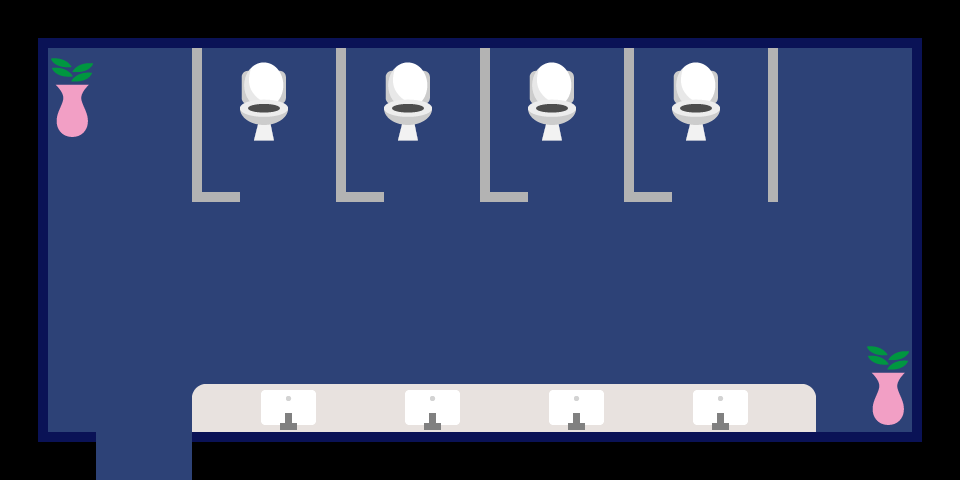

Rendered tile map (Tiled .tmx) drawn with the repository's tilesets; below, a short description and the map source with its tile grids summarised:
An orthogonal 20x10 tile map with 48x48 px tiles, 5 tile layers (floorLayer, cubicleLayer, borderLayer, itemLayer, ...) and 9 objects (office, start, key).

<map version="1.5" tiledversion="1.7.2" orientation="orthogonal" renderorder="right-down" width="20" height="10" tilewidth="48" tileheight="48" infinite="0" nextlayerid="8" nextobjectid="10">
 <editorsettings>
  <export target="toilet.json" format="json" />
 </editorsettings>
 <tileset firstgid="1" name="WMPTiles" tilewidth="48" tileheight="48" tilecount="135" columns="9">
  <image source="WMPTiles.png" width="432" height="720" />
  <tile id="0">
   <properties>
    <property name="item" type="bool" value="false" />
    <property name="wall" type="bool" value="true" />
   </properties>
  </tile>
  <tile id="1">
   <properties>
    <property name="item" type="bool" value="false" />
    <property name="wall" type="bool" value="true" />
   </properties>
  </tile>
  <tile id="2">
   <properties>
    <property name="item" type="bool" value="false" />
    <property name="wall" type="bool" value="true" />
   </properties>
  </tile>
  <tile id="3">
   <properties>
    <property name="item" type="bool" value="false" />
    <property name="wall" type="bool" value="true" />
   </properties>
  </tile>
  <tile id="4">
   <properties>
    <property name="item" type="bool" value="false" />
    <property name="wall" type="bool" value="true" />
   </properties>
  </tile>
  <tile id="5">
   <properties>
    <property name="item" type="bool" value="false" />
    <property name="wall" type="bool" value="true" />
   </properties>
  </tile>
  <tile id="6">
   <properties>
    <property name="item" type="bool" value="false" />
    <property name="wall" type="bool" value="true" />
   </properties>
  </tile>
  <tile id="7">
   <properties>
    <property name="item" type="bool" value="false" />
    <property name="wall" type="bool" value="true" />
   </properties>
  </tile>
  <tile id="8">
   <properties>
    <property name="item" type="bool" value="false" />
    <property name="wall" type="bool" value="true" />
   </properties>
  </tile>
  <tile id="9">
   <properties>
    <property name="item" type="bool" value="false" />
   </properties>
  </tile>
  <tile id="10">
   <properties>
    <property name="item" type="bool" value="false" />
    <property name="wall" type="bool" value="true" />
   </properties>
  </tile>
  <tile id="11">
   <properties>
    <property name="item" type="bool" value="true" />
   </properties>
  </tile>
  <tile id="12">
   <properties>
    <property name="item" type="bool" value="true" />
   </properties>
  </tile>
  <tile id="13">
   <properties>
    <property name="item" type="bool" value="true" />
   </properties>
  </tile>
  <tile id="14">
   <properties>
    <property name="item" type="bool" value="true" />
   </properties>
  </tile>
  <tile id="15">
   <properties>
    <property name="item" type="bool" value="true" />
   </properties>
  </tile>
  <tile id="16">
   <properties>
    <property name="item" type="bool" value="true" />
   </properties>
  </tile>
  <tile id="17">
   <properties>
    <property name="item" type="bool" value="true" />
   </properties>
  </tile>
  <tile id="18">
   <properties>
    <property name="item" type="bool" value="true" />
   </properties>
  </tile>
  <tile id="19">
   <properties>
    <property name="item" type="bool" value="false" />
   </properties>
  </tile>
  <tile id="20">
   <properties>
    <property name="item" type="bool" value="true" />
   </properties>
  </tile>
  <tile id="21">
   <properties>
    <property name="item" type="bool" value="true" />
   </properties>
  </tile>
  <tile id="22">
   <properties>
    <property name="item" type="bool" value="true" />
   </properties>
  </tile>
  <tile id="23">
   <properties>
    <property name="item" type="bool" value="true" />
   </properties>
  </tile>
  <tile id="24">
   <properties>
    <property name="item" type="bool" value="true" />
   </properties>
  </tile>
  <tile id="25">
   <properties>
    <property name="item" type="bool" value="true" />
   </properties>
  </tile>
  <tile id="26">
   <properties>
    <property name="item" type="bool" value="true" />
   </properties>
  </tile>
  <tile id="27">
   <properties>
    <property name="item" type="bool" value="true" />
   </properties>
  </tile>
  <tile id="28">
   <properties>
    <property name="item" type="bool" value="true" />
   </properties>
  </tile>
  <tile id="29">
   <properties>
    <property name="item" type="bool" value="false" />
   </properties>
  </tile>
  <tile id="30">
   <properties>
    <property name="item" type="bool" value="true" />
   </properties>
  </tile>
  <tile id="31">
   <properties>
    <property name="item" type="bool" value="true" />
   </properties>
  </tile>
  <tile id="32">
   <properties>
    <property name="item" type="bool" value="true" />
   </properties>
  </tile>
  <tile id="33">
   <properties>
    <property name="item" type="bool" value="true" />
   </properties>
  </tile>
  <tile id="34">
   <properties>
    <property name="item" type="bool" value="true" />
   </properties>
  </tile>
  <tile id="35">
   <properties>
    <property name="item" type="bool" value="true" />
   </properties>
  </tile>
  <tile id="36">
   <properties>
    <property name="item" type="bool" value="false" />
   </properties>
  </tile>
  <tile id="37">
   <properties>
    <property name="item" type="bool" value="false" />
   </properties>
  </tile>
  <tile id="38">
   <properties>
    <property name="item" type="bool" value="false" />
   </properties>
  </tile>
  <tile id="39">
   <properties>
    <property name="item" type="bool" value="false" />
   </properties>
  </tile>
  <tile id="40">
   <properties>
    <property name="item" type="bool" value="true" />
   </properties>
  </tile>
  <tile id="41">
   <properties>
    <property name="item" type="bool" value="true" />
   </properties>
  </tile>
  <tile id="42">
   <properties>
    <property name="item" type="bool" value="true" />
   </properties>
  </tile>
  <tile id="43">
   <properties>
    <property name="item" type="bool" value="true" />
   </properties>
  </tile>
  <tile id="44">
   <properties>
    <property name="item" type="bool" value="true" />
   </properties>
  </tile>
  <tile id="45">
   <properties>
    <property name="item" type="bool" value="false" />
   </properties>
  </tile>
  <tile id="46">
   <properties>
    <property name="item" type="bool" value="false" />
   </properties>
  </tile>
  <tile id="47">
   <properties>
    <property name="item" type="bool" value="false" />
   </properties>
  </tile>
  <tile id="48">
   <properties>
    <property name="item" type="bool" value="false" />
   </properties>
  </tile>
  <tile id="49">
   <properties>
    <property name="item" type="bool" value="true" />
   </properties>
  </tile>
  <tile id="50">
   <properties>
    <property name="item" type="bool" value="true" />
   </properties>
  </tile>
  <tile id="51">
   <properties>
    <property name="item" type="bool" value="true" />
   </properties>
  </tile>
  <tile id="52">
   <properties>
    <property name="item" type="bool" value="false" />
   </properties>
  </tile>
  <tile id="53">
   <properties>
    <property name="item" type="bool" value="false" />
   </properties>
  </tile>
  <tile id="54">
   <properties>
    <property name="item" type="bool" value="true" />
   </properties>
  </tile>
  <tile id="55">
   <properties>
    <property name="item" type="bool" value="true" />
   </properties>
  </tile>
  <tile id="56">
   <properties>
    <property name="item" type="bool" value="true" />
   </properties>
  </tile>
  <tile id="57">
   <properties>
    <property name="item" type="bool" value="true" />
   </properties>
  </tile>
  <tile id="58">
   <properties>
    <property name="item" type="bool" value="true" />
   </properties>
  </tile>
  <tile id="59">
   <properties>
    <property name="item" type="bool" value="false" />
   </properties>
  </tile>
  <tile id="60">
   <properties>
    <property name="item" type="bool" value="true" />
   </properties>
  </tile>
  <tile id="61">
   <properties>
    <property name="item" type="bool" value="false" />
   </properties>
  </tile>
  <tile id="62">
   <properties>
    <property name="item" type="bool" value="false" />
   </properties>
  </tile>
  <tile id="63">
   <properties>
    <property name="item" type="bool" value="true" />
   </properties>
  </tile>
  <tile id="64">
   <properties>
    <property name="item" type="bool" value="true" />
   </properties>
  </tile>
  <tile id="65">
   <properties>
    <property name="item" type="bool" value="true" />
   </properties>
  </tile>
  <tile id="66">
   <properties>
    <property name="item" type="bool" value="true" />
   </properties>
  </tile>
  <tile id="67">
   <properties>
    <property name="item" type="bool" value="true" />
   </properties>
  </tile>
  <tile id="68">
   <properties>
    <property name="item" type="bool" value="false" />
   </properties>
  </tile>
  <tile id="69">
   <properties>
    <property name="item" type="bool" value="true" />
   </properties>
  </tile>
  <tile id="70">
   <properties>
    <property name="item" type="bool" value="false" />
   </properties>
  </tile>
  <tile id="71">
   <properties>
    <property name="item" type="bool" value="true" />
   </properties>
  </tile>
  <tile id="72">
   <properties>
    <property name="item" type="bool" value="true" />
   </properties>
  </tile>
  <tile id="73">
   <properties>
    <property name="item" type="bool" value="true" />
   </properties>
  </tile>
  <tile id="74">
   <properties>
    <property name="item" type="bool" value="true" />
   </properties>
  </tile>
  <tile id="75">
   <properties>
    <property name="item" type="bool" value="true" />
   </properties>
  </tile>
  <tile id="76">
   <properties>
    <property name="item" type="bool" value="true" />
   </properties>
  </tile>
  <tile id="77">
   <properties>
    <property name="item" type="bool" value="true" />
   </properties>
  </tile>
  <tile id="78">
   <properties>
    <property name="item" type="bool" value="true" />
   </properties>
  </tile>
  <tile id="79">
   <properties>
    <property name="item" type="bool" value="true" />
   </properties>
  </tile>
  <tile id="80">
   <properties>
    <property name="item" type="bool" value="true" />
   </properties>
  </tile>
  <tile id="81">
   <properties>
    <property name="item" type="bool" value="true" />
   </properties>
  </tile>
  <tile id="82">
   <properties>
    <property name="item" type="bool" value="true" />
   </properties>
  </tile>
  <tile id="83">
   <properties>
    <property name="item" type="bool" value="true" />
   </properties>
  </tile>
  <tile id="84">
   <properties>
    <property name="item" type="bool" value="true" />
   </properties>
  </tile>
  <tile id="85">
   <properties>
    <property name="item" type="bool" value="true" />
   </properties>
  </tile>
  <tile id="86">
   <properties>
    <property name="item" type="bool" value="true" />
   </properties>
  </tile>
  <tile id="87">
   <properties>
    <property name="item" type="bool" value="true" />
   </properties>
  </tile>
  <tile id="88">
   <properties>
    <property name="item" type="bool" value="true" />
   </properties>
  </tile>
  <tile id="89">
   <properties>
    <property name="item" type="bool" value="true" />
   </properties>
  </tile>
  <tile id="90">
   <properties>
    <property name="item" type="bool" value="true" />
   </properties>
  </tile>
  <tile id="91">
   <properties>
    <property name="item" type="bool" value="true" />
   </properties>
  </tile>
  <tile id="92">
   <properties>
    <property name="item" type="bool" value="true" />
   </properties>
  </tile>
  <tile id="93">
   <properties>
    <property name="item" type="bool" value="true" />
   </properties>
  </tile>
  <tile id="94">
   <properties>
    <property name="item" type="bool" value="true" />
   </properties>
  </tile>
  <tile id="95">
   <properties>
    <property name="item" type="bool" value="true" />
   </properties>
  </tile>
  <tile id="96">
   <properties>
    <property name="item" type="bool" value="true" />
   </properties>
  </tile>
  <tile id="97">
   <properties>
    <property name="item" type="bool" value="true" />
   </properties>
  </tile>
  <tile id="98">
   <properties>
    <property name="item" type="bool" value="true" />
   </properties>
  </tile>
  <tile id="99">
   <properties>
    <property name="item" type="bool" value="true" />
   </properties>
  </tile>
  <tile id="100">
   <properties>
    <property name="item" type="bool" value="true" />
   </properties>
  </tile>
  <tile id="101">
   <properties>
    <property name="item" type="bool" value="true" />
   </properties>
  </tile>
  <tile id="102">
   <properties>
    <property name="item" type="bool" value="true" />
   </properties>
  </tile>
  <tile id="103">
   <properties>
    <property name="item" type="bool" value="true" />
   </properties>
  </tile>
  <tile id="104">
   <properties>
    <property name="item" type="bool" value="true" />
   </properties>
  </tile>
  <tile id="105">
   <properties>
    <property name="item" type="bool" value="true" />
   </properties>
  </tile>
  <tile id="106">
   <properties>
    <property name="item" type="bool" value="true" />
   </properties>
  </tile>
  <tile id="107">
   <properties>
    <property name="item" type="bool" value="true" />
   </properties>
  </tile>
  <tile id="108">
   <properties>
    <property name="item" type="bool" value="true" />
   </properties>
  </tile>
  <tile id="109">
   <properties>
    <property name="item" type="bool" value="true" />
   </properties>
  </tile>
  <tile id="110">
   <properties>
    <property name="item" type="bool" value="true" />
   </properties>
  </tile>
  <tile id="111">
   <properties>
    <property name="item" type="bool" value="true" />
   </properties>
  </tile>
  <tile id="112">
   <properties>
    <property name="item" type="bool" value="true" />
   </properties>
  </tile>
  <tile id="113">
   <properties>
    <property name="item" type="bool" value="true" />
   </properties>
  </tile>
  <tile id="114">
   <properties>
    <property name="item" type="bool" value="false" />
   </properties>
  </tile>
  <tile id="115">
   <properties>
    <property name="item" type="bool" value="false" />
   </properties>
  </tile>
  <tile id="116">
   <properties>
    <property name="item" type="bool" value="false" />
   </properties>
  </tile>
  <tile id="117">
   <properties>
    <property name="item" type="bool" value="true" />
   </properties>
  </tile>
  <tile id="118">
   <properties>
    <property name="item" type="bool" value="true" />
   </properties>
  </tile>
  <tile id="119">
   <properties>
    <property name="item" type="bool" value="true" />
   </properties>
  </tile>
  <tile id="120">
   <properties>
    <property name="item" type="bool" value="true" />
   </properties>
  </tile>
  <tile id="121">
   <properties>
    <property name="item" type="bool" value="true" />
   </properties>
  </tile>
  <tile id="122">
   <properties>
    <property name="item" type="bool" value="true" />
   </properties>
  </tile>
  <tile id="123">
   <properties>
    <property name="item" type="bool" value="false" />
   </properties>
  </tile>
  <tile id="124">
   <properties>
    <property name="item" type="bool" value="false" />
    <property name="wall" type="bool" value="true" />
   </properties>
  </tile>
  <tile id="125">
   <properties>
    <property name="item" type="bool" value="false" />
    <property name="wall" type="bool" value="true" />
   </properties>
  </tile>
  <tile id="126">
   <properties>
    <property name="item" type="bool" value="true" />
   </properties>
  </tile>
  <tile id="127">
   <properties>
    <property name="item" type="bool" value="true" />
   </properties>
  </tile>
  <tile id="128">
   <properties>
    <property name="item" type="bool" value="true" />
   </properties>
  </tile>
  <tile id="129">
   <properties>
    <property name="item" type="bool" value="false" />
   </properties>
  </tile>
  <tile id="130">
   <properties>
    <property name="item" type="bool" value="false" />
   </properties>
  </tile>
  <tile id="131">
   <properties>
    <property name="item" type="bool" value="true" />
   </properties>
  </tile>
  <tile id="132">
   <properties>
    <property name="item" type="bool" value="false" />
   </properties>
  </tile>
  <tile id="133">
   <properties>
    <property name="item" type="bool" value="false" />
    <property name="wall" type="bool" value="true" />
   </properties>
  </tile>
  <tile id="134">
   <properties>
    <property name="item" type="bool" value="false" />
    <property name="wall" type="bool" value="true" />
   </properties>
  </tile>
 </tileset>
 <layer id="4" name="floorLayer" width="20" height="10">
  <data>[200 cells, 146 non-empty, 1 distinct tile ids]</data>
 </layer>
 <layer id="3" name="cubicleLayer" width="20" height="10">
  <data>[200 cells, 20 non-empty, 3 distinct tile ids]</data>
 </layer>
 <layer id="1" name="borderLayer" width="20" height="10">
  <data>[200 cells, 54 non-empty, 8 distinct tile ids]</data>
 </layer>
 <layer id="6" name="itemLayer" width="20" height="10">
  <data>[200 cells, 33 non-empty, 8 distinct tile ids]</data>
 </layer>
 <layer id="7" name="sinkLayer" width="20" height="10">
  <data>[200 cells, 8 non-empty, 2 distinct tile ids]</data>
 </layer>
 <objectgroup id="5" name="objectLayer">
  <object id="1" name="office" x="95.9202" y="433.559" width="93.3623" height="40.9259" />
  <object id="2" name="start" x="139.404" y="396.47">
   <point />
  </object>
  <object id="3" name="key" x="849.111" y="121.673">
   <point />
  </object>
  <object id="4" x="263" y="122.538">
   <point />
  </object>
  <object id="5" x="408" y="122.54">
   <point />
  </object>
  <object id="6" x="552" y="122.54">
   <point />
  </object>
  <object id="7" x="696" y="122.54">
   <point />
  </object>
  <object id="8" x="122.265" y="265.444">
   <point />
  </object>
  <object id="9" x="275.097" y="334.62">
   <point />
  </object>
 </objectgroup>
</map>
